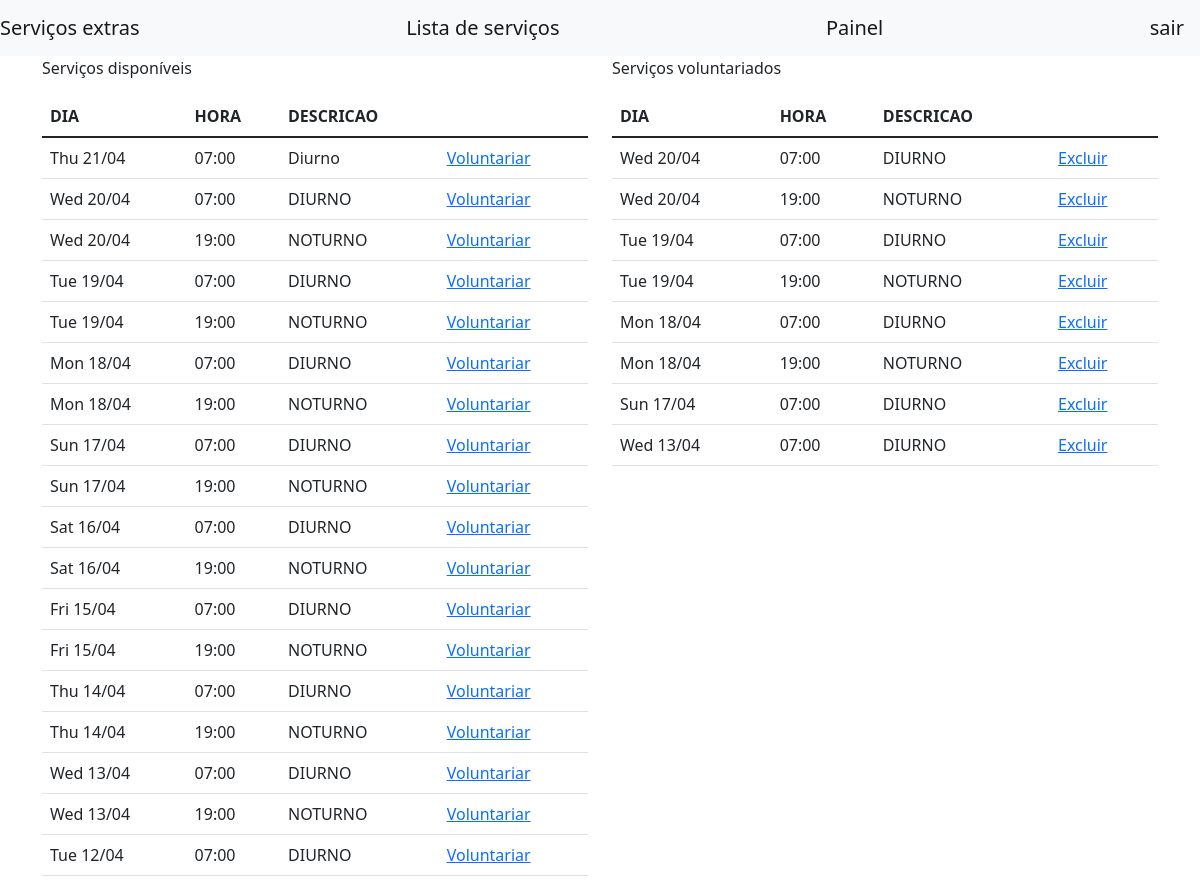
/app/servico/index.php (signed in), run on the app's committed database.
### tables this page shows
CREATE TABLE `servicos` (
  `idservicos` int(11) NOT NULL AUTO_INCREMENT,
  `descricaoservicos` varchar(45) DEFAULT NULL,
  `dataservicos` date DEFAULT NULL,
  `horaservicos` varchar(11) DEFAULT NULL,
  `criadoem` timestamp NOT NULL DEFAULT current_timestamp() ON UPDATE current_timestamp(),
  PRIMARY KEY (`idservicos`)
);

CREATE TABLE `servicosvoluntario` (
  `idservicosvoluntario` int(11) NOT NULL AUTO_INCREMENT,
  `idservicos` int(11) DEFAULT NULL,
  `idmilitar` int(11) DEFAULT NULL,
  PRIMARY KEY (`idservicosvoluntario`)
);

### app/servico/index.php (the view, shortened to what this page needs)
<?php
include "controller.php" ;
$lss = $conn->query('SELECT * FROM servicos WHERE dataservicos >= curdate() ORDER BY dataservicos DESC, horaservicos ASC ')
                      ->fetchAll(PDO::FETCH_OBJ) ;
        $voluntario = '' ;
        foreach($lss as $serv){
            $voluntario .= "    <tr>
            <td>".date("D d/m", strtotime($serv->dataservicos))."</td>
            <td>$serv->horaservicos</td>
            <td>$serv->descricaoservicos</td>
            <td><a href='?idservico=$serv->idservicos'>Voluntariar</a></td>
            </tr>" ;
        }
?>
<!DOCTYPE html>
<body>
<div class="container">
  <div class="row">
    <div class="col">
<table class="table">
  <p>Serviços disponíveis</p>
  <thead>
    <tr>
      <th scope="col">DIA</th>
      <th scope="col">HORA</th>
      <th scope="col">DESCRICAO</th>
    </tr>
  </thead>
  <tbody>
    <?= $voluntario ?>
  </tbody>
</table>
    </div>
    <div class="col">
    <table class="table">
      <p>Serviços voluntariados
  <thead>
    <tr>
      <th scope="col">DIA</th>
      <th scope="col">HORA</th>
      <th scope="col">DESCRICAO</th>
    </tr>
  </thead>
  <tbody>
    <?= $voluntario1 ?>
  </tbody>
</table>
    </div>
  </div>
</div>
</body>
</html>

### app/servico/controller.php (shortened to what this page needs)
<?php
$conn = Conexao::conectar();
  $lsss = $conn->prepare('SELECT idservicosvoluntario, idmilitar, descricaoservicos, dataservicos, horaservicos  FROM servicosvoluntario, servicos
                           WHERE servicos.dataservicos >= curdate() AND servicosvoluntario.idservicos = servicos.idservicos AND  servicosvoluntario.idmilitar = ?
                            ORDER BY servicos.dataservicos DESC, servicos.horaservicos ASC ') ;
            $lsss->execute([$_SESSION['codfunc']]);
                       $lss= $lsss->fetchAll(PDO::FETCH_OBJ) ;
          $voluntario1 = '' ;
          foreach($lss as $serv1){
              $voluntario1 .= "    <tr>
              <td>".date("D d/m", strtotime($serv1->dataservicos))."</td>
              <td>$serv1->horaservicos</td>
              <td>$serv1->descricaoservicos</td>
              <td><a href='?excluirvoluntario=$serv1->idservicosvoluntario'>Excluir</a></td>
              </tr>" ;
          }

### data on the page
servicos: dataservicos "Thu 21/04", horaservicos "07:00", descricaoservicos "Diurno"
servicos: dataservicos "Wed 20/04", horaservicos "07:00", descricaoservicos "DIURNO"
servicos: dataservicos "Wed 20/04", horaservicos "19:00", descricaoservicos "NOTURNO"
servicos: dataservicos "Tue 19/04", horaservicos "07:00", descricaoservicos "DIURNO"
servicos: dataservicos "Tue 19/04", horaservicos "19:00", descricaoservicos "NOTURNO"
servicos: dataservicos "Mon 18/04", horaservicos "07:00", descricaoservicos "DIURNO"
servicos: dataservicos "Mon 18/04", horaservicos "19:00", descricaoservicos "NOTURNO"
servicos: dataservicos "Sun 17/04", horaservicos "07:00", descricaoservicos "DIURNO"
servicos: dataservicos "Sun 17/04", horaservicos "19:00", descricaoservicos "NOTURNO"
servicos: dataservicos "Sat 16/04", horaservicos "07:00", descricaoservicos "DIURNO"
servicos: dataservicos "Sat 16/04", horaservicos "19:00", descricaoservicos "NOTURNO"
servicos: dataservicos "Fri 15/04", horaservicos "07:00", descricaoservicos "DIURNO"
servicos: dataservicos "Fri 15/04", horaservicos "19:00", descricaoservicos "NOTURNO"
servicos: dataservicos "Thu 14/04", horaservicos "07:00", descricaoservicos "DIURNO"
servicos: dataservicos "Thu 14/04", horaservicos "19:00", descricaoservicos "NOTURNO"
servicos: dataservicos "Wed 13/04", horaservicos "07:00", descricaoservicos "DIURNO"
servicos: dataservicos "Wed 13/04", horaservicos "19:00", descricaoservicos "NOTURNO"
servicos: dataservicos "Tue 12/04", horaservicos "07:00", descricaoservicos "DIURNO"
servicosvoluntario: idservicos.dataservicos "Wed 20/04", idservicos.horaservicos "07:00", idservicos.descricaoservicos "DIURNO"
servicosvoluntario: idservicos.dataservicos "Wed 20/04", idservicos.horaservicos "19:00", idservicos.descricaoservicos "NOTURNO"
servicosvoluntario: idservicos.dataservicos "Tue 19/04", idservicos.horaservicos "07:00", idservicos.descricaoservicos "DIURNO"
servicosvoluntario: idservicos.dataservicos "Tue 19/04", idservicos.horaservicos "19:00", idservicos.descricaoservicos "NOTURNO"
servicosvoluntario: idservicos.dataservicos "Mon 18/04", idservicos.horaservicos "07:00", idservicos.descricaoservicos "DIURNO"
servicosvoluntario: idservicos.dataservicos "Mon 18/04", idservicos.horaservicos "19:00", idservicos.descricaoservicos "NOTURNO"
servicosvoluntario: idservicos.dataservicos "Sun 17/04", idservicos.horaservicos "07:00", idservicos.descricaoservicos "DIURNO"
servicosvoluntario: idservicos.dataservicos "Wed 13/04", idservicos.horaservicos "07:00", idservicos.descricaoservicos "DIURNO"
